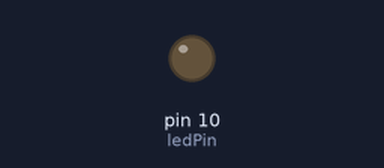
Recording of a sketch running on a simulated Arduino Uno, built with avr-gcc and run on an emulated ATmega328P. On the bench: output pins drawn as LEDs (lit = HIGH).

Above: at 0.05 s.
At 1.2 s:
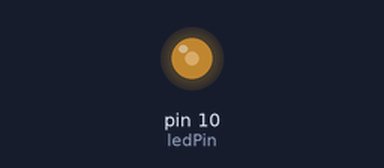
At 2.35 s:
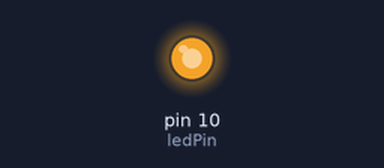
At 4.7 s:
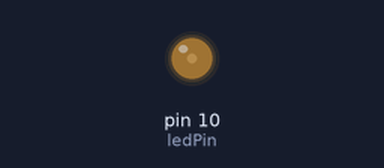
Timing chart, 0 to 6.8 s (numbered marks = the images above):
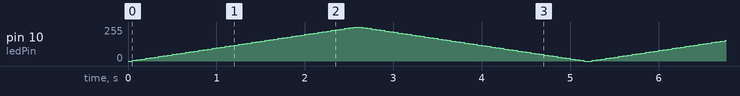

The sketch:

ledfade.ino
```cpp
int brightness = 0;
int ledPin = 10;

void setup()
{
    pinMode(ledPin, OUTPUT);
}

void loop()
{
    for (brightness = 0; brightness <= 255; brightness += 5)
    {
        analogWrite(ledPin, brightness);
        delay(50);
    }
    for (brightness = 255; brightness >= 0; brightness -= 5)
    {
        analogWrite(ledPin, brightness);
        delay(50);
    }
}
```
